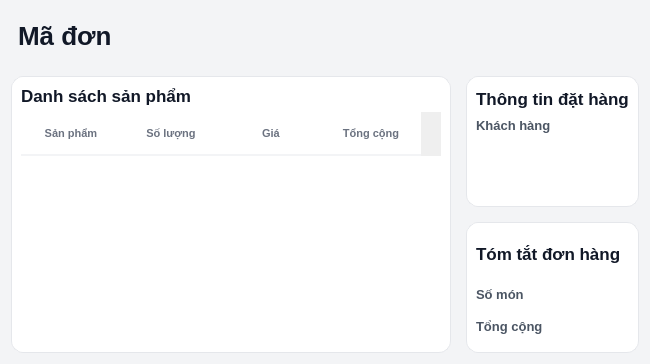
<?xml version="1.0" encoding="UTF-8"?>
<ui version="4.0">
 <class>Dialog</class>
 <widget class="QDialog" name="Dialog">
  <property name="geometry">
   <rect>
    <x>0</x>
    <y>0</y>
    <width>650</width>
    <height>364</height>
   </rect>
  </property>
  <property name="windowTitle">
   <string>Dialog</string>
  </property>
  <property name="styleSheet">
   <string notr="true">/* 1. Tổng thể Cửa sổ */
QDialog {
    background-color: #f3f4f6; /* Nền xám nhạt làm nổi bật các Card trắng */
    font-family: &quot;Inter&quot;, &quot;Segoe UI&quot;, sans-serif;
}

/* 2. Tiêu đề Mã đơn hàng (Nổi bật nhất) */
QLabel#lblMaDon {
    font-size: 26px;
    font-weight: 800;
    color: #111827;
    padding: 10px 0px;
}

/* 3. Thẻ nội dung (Cards) [cite: 73, 77, 83] */
QFrame#frame, QFrame#frame_2, QFrame#frame_3 {
    background-color: #ffffff;
    border: 1px solid #e5e7eb;
    border-radius: 12px;
}

/* 4. Tiêu đề các khối con */
QLabel#lblDanhSachSP, QLabel#lblThongTinDatHang, QLabel#lblTomTatDonHang {
    font-size: 17px;
    font-weight: 700;
    color: #111827;
    border: none;
    background-color: transparent;
}

/* 5. Nhãn mô tả (Labels) */
QLabel#lblKH, QLabel#lblNV, QLabel#lblSoMon, QLabel#lblTongCong {
    font-size: 13px;
    font-weight: 600;
    color: #4b5563; /* Màu xám đậm chuyên nghiệp */
}

/* 6. Nhãn hiển thị giá trị (Values) [cite: 80, 82, 86, 89] */
QLabel#lblHienThiKH, QLabel#lblHienThiNV, QLabel#lblHienThiSoMon {
    font-size: 14px;
    font-weight: 500;
    color: #111827;
    padding: 5px 0px;
}

/* 7. Hiển thị Tổng cộng (Nổi bật nhất trong Summary) */
QLabel#lblHienThiTongCong {
    font-size: 26px;
    font-weight: 800;
    color: #2563eb; /* Màu xanh dương thương hiệu */
}

/* 8. Bảng danh sách sản phẩm (Table) [cite: 74-76] */
QTableWidget {
    background-color: #ffffff;
    border: none;
    gridline-color: transparent; /* Xóa lưới cho sạch sẽ */
}

QHeaderView::section {
    background-color: #ffffff;
    padding: 12px;
    border: none;
    border-bottom: 2px solid #f3f4f6;
    font-weight: bold;
    color: #6b7280;
    text-transform: uppercase;
    font-size: 11px;
}</string>
  </property>
  <layout class="QVBoxLayout" name="verticalLayout_6">
   <property name="spacing">
    <number>15</number>
   </property>
   <item>
    <widget class="QLabel" name="lblMaDon">
     <property name="text">
      <string>Mã đơn</string>
     </property>
    </widget>
   </item>
   <item>
    <layout class="QHBoxLayout" name="horizontalLayout">
     <property name="spacing">
      <number>15</number>
     </property>
     <item>
      <widget class="QFrame" name="frame">
       <property name="frameShape">
        <enum>QFrame::StyledPanel</enum>
       </property>
       <property name="frameShadow">
        <enum>QFrame::Raised</enum>
       </property>
       <layout class="QVBoxLayout" name="verticalLayout_5">
        <item>
         <widget class="QLabel" name="lblDanhSachSP">
          <property name="text">
           <string>Danh sách sản phẩm</string>
          </property>
         </widget>
        </item>
        <item>
         <widget class="QTableWidget" name="tblDanhSachSP">
          <column>
           <property name="text">
            <string>Sản phẩm</string>
           </property>
          </column>
          <column>
           <property name="text">
            <string>Số lượng</string>
           </property>
          </column>
          <column>
           <property name="text">
            <string>Giá</string>
           </property>
          </column>
          <column>
           <property name="text">
            <string>Tổng cộng</string>
           </property>
          </column>
         </widget>
        </item>
       </layout>
      </widget>
     </item>
     <item>
      <layout class="QVBoxLayout" name="verticalLayout_4">
       <property name="spacing">
        <number>15</number>
       </property>
       <item>
        <widget class="QFrame" name="frame_2">
         <property name="frameShape">
          <enum>QFrame::StyledPanel</enum>
         </property>
         <property name="frameShadow">
          <enum>QFrame::Raised</enum>
         </property>
         <layout class="QVBoxLayout" name="verticalLayout_2">
          <item>
           <widget class="QLabel" name="lblThongTinDatHang">
            <property name="text">
             <string>Thông tin đặt hàng</string>
            </property>
           </widget>
          </item>
          <item>
           <layout class="QVBoxLayout" name="verticalLayout">
            <item>
             <widget class="QLabel" name="lblKH">
              <property name="text">
               <string>Khách hàng</string>
              </property>
             </widget>
            </item>
            <item>
             <widget class="QLabel" name="lblHienThiKH">
              <property name="text">
               <string/>
              </property>
             </widget>
            </item>
            <item>
             <widget class="QLabel" name="lblHienThiNV">
              <property name="text">
               <string/>
              </property>
             </widget>
            </item>
           </layout>
          </item>
         </layout>
        </widget>
       </item>
       <item>
        <widget class="QFrame" name="frame_3">
         <property name="frameShape">
          <enum>QFrame::StyledPanel</enum>
         </property>
         <property name="frameShadow">
          <enum>QFrame::Raised</enum>
         </property>
         <layout class="QVBoxLayout" name="verticalLayout_3">
          <item>
           <widget class="QLabel" name="lblTomTatDonHang">
            <property name="text">
             <string>Tóm tắt đơn hàng</string>
            </property>
           </widget>
          </item>
          <item>
           <layout class="QFormLayout" name="formLayout">
            <item row="0" column="0">
             <widget class="QLabel" name="lblSoMon">
              <property name="text">
               <string>Số món</string>
              </property>
             </widget>
            </item>
            <item row="0" column="1">
             <widget class="QLabel" name="lblHienThiSoMon">
              <property name="text">
               <string/>
              </property>
             </widget>
            </item>
            <item row="1" column="0">
             <widget class="QLabel" name="lblTongCong">
              <property name="text">
               <string>Tổng cộng</string>
              </property>
             </widget>
            </item>
            <item row="1" column="1">
             <widget class="QLabel" name="lblHienThiTongCong">
              <property name="text">
               <string/>
              </property>
             </widget>
            </item>
           </layout>
          </item>
         </layout>
        </widget>
       </item>
      </layout>
     </item>
    </layout>
   </item>
  </layout>
 </widget>
 <resources/>
 <connections/>
</ui>
